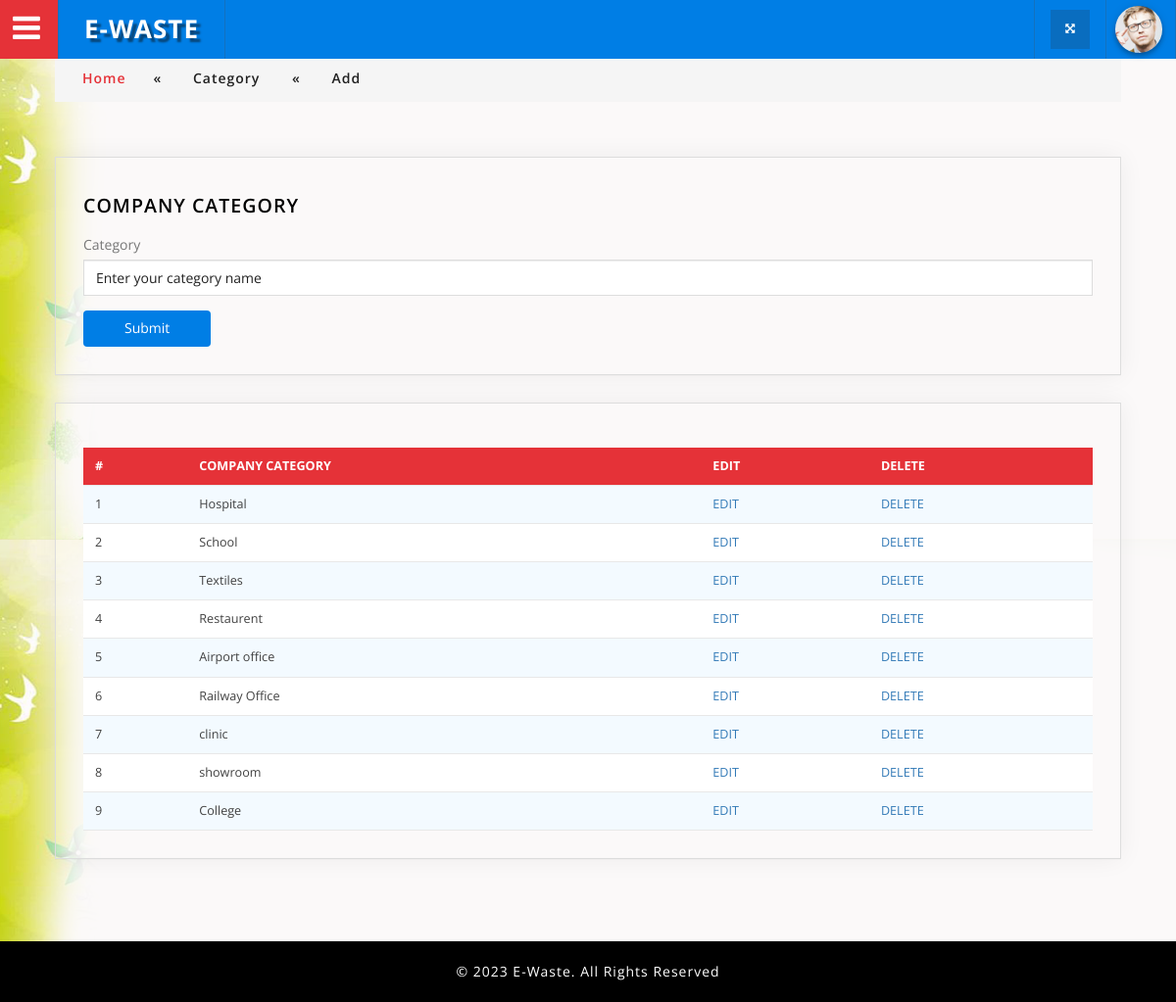
/admin/company_category.php (signed in), run on the app's committed database.
### tables this page shows
CREATE TABLE IF NOT EXISTS `company_category` (
  `cmp_cat_id` int NOT NULL AUTO_INCREMENT,
  `cmp_cat_name` varchar(50) NOT NULL,
  PRIMARY KEY (`cmp_cat_id`)
);

### connectionclass.php (called while the page is built, shortened)
<?php
class Connectionclass
{
	public $db = null;
 public function open()
  {
    $dbname ="ewaste1";
  	 $this->db = mysqli_connect("localhost","root","","$dbname") or die('Error connecting to MySQL server.');
  }
  public function GetTable($qry)
 {
 	try
	{
		$result=mysqli_query($this->db,$qry);
		if($result)
		{
			$data = array();
			while ($row = mysqli_fetch_assoc($result))
			{
				$data[] = $row;
			}
			return $data;
		}
		else
			throw new Exception(mysqli_error($this->db));
	}
	catch(Exception $e)
	{
		return $e->getMessage();
	}
 }
}
?>

### admin/company_category.php (the view, shortened to what this page needs)
<?php
require_once('../connectionclass.php');
require_once('header.php');
$obj=new connectionclass();
$qry1="select * from company_category";
$result=$obj->GetTable($qry1);
?>
				<div class="inner_content" style="background-image: url(images/home1.png);">
						<div class="w3l_agileits_breadcrumbs">
							<div class="w3l_agileits_breadcrumbs_inner">
								<ul>
									<li><a href="index.php">Home</a><span>«</span></li>
									<li>Category <span>«</span></li>
									<li>Add</li>
								</ul>
							</div>
						</div>
					<div class="inner_content_w3_agile_info two_in">
													<div class="forms-main_agileits">
															<div class="graph-form agile_info_shadow">
															 <h3 class="w3_inner_tittle two">Company Category </h3>
																	<div class="form-body">
																		<form action="codes/company_category_exe.php" method="post" >
																			<div class="form-group">
																				<label for="exampleInputEmail1">Category</label>
																				<input type="text" pattern="^[A-Z][a-zA-Z ]*$" title="Characters only" class="form-control" id="exampleInputEmail1" placeholder="Enter your category name" name="cat_name" required> </div>
																				<button type="submit" class="btn btn-default" >Submit</button>
																			</form>
																	</div>
															</div>
																</div>
									<div class="agile-tables">
										<div class="w3l-table-info agile_info_shadow">
											<table id="table">
												<thead>
											  <tr>
											  	<th>#</th>
												<th>Company Category</th>
												<th>Edit</th>
												<th>Delete</th>
											  </tr>
											</thead>
											<?php
											if(count($result)>0)
{?>
											<tbody>
												<?php
												$i=0;
												foreach ($result as $r)
												{
													$i++;
													?>
											  <tr>
											  	<td><?php echo $i;?></td>
												<td><?php echo $r["cmp_cat_name"];?></td>
												<td><a href="editcompany.php?cmpcatid=<?php echo $r['cmp_cat_id'];?>"> EDIT </a></td>
												<td><a href="codes/company_category_delete_exe.php?cmp_cat_id=<?php echo $r['cmp_cat_id'];?>" onClick="return confirm('Are You Sure want to delete?');"> DELETE </a></td>
											  </tr>
											  <?php
											}}
											?>
											</tbody>
										  </table>
								</div>
						</div>
				    </div>
				</div>
<?php
require_once('footer.php');
?>

### admin/css/table-style.css (style rules this page uses)
table { background: white; border-collapse: collapse; margin: 1.25em 0 0; width: 100%; }
table tr, table th, table td { border: none; border-bottom: 1px solid #e8e8e8; font-size: .95em; }
table th, table td { padding: 10px 12px; text-align: left; }
table th { background: #e53238; color: #fff; text-transform: uppercase; }
table tr td { background: #f3faff; color: #424242; }
table tr:nth-of-type(2n+2) td { background: #ffffff; }
table { width: 100%; }

### admin/css/component.css (style rules this page uses)
*, *:after, *::before { -webkit-box-sizing: border-box; -moz-box-sizing: border-box; box-sizing: border-box; }

### admin/css/style.css (style rules this page uses)
body { margin:0; padding:0; background:#fff; font-family: 'Open Sans', sans-serif; }
h1,h2,h3,h4,h5,h6 { margin:0; font-family: 'Open Sans', sans-serif; }
ul { margin:0; padding:0; }
p,ul,ol { font-size:14px; }
input[type="submit"],a,.nbs-flexisel-nav-left,.nbs-flexisel-nav-right { transition:.5s ease-in; -webkit-transition:.5s ease-in; -moz-transition:.5s ease-in; -o-transition:.5s ease-in; -ms-transition:.5s ease-in; }
.inner_content { padding: 4em 4em; min-height: 600px; }
.agile_info_shadow { padding: 1em; box-shadow: 0 0px 24px 0 rgba(0, 0, 0, 0.06), 0 1px 0px 0 rgba(0, 0, 0, 0.02); -webkit-box-shadow: 0 0px 24px 0 rgba(0, 0, 0, 0.06), 0 1px 0px 0 rgba(0, 0, 0, 0.02); -moz-box-shadow: 0 0px 24px 0 rgba(0, 0, 0, 0.06), 0 1px 0px 0 rgba(0, 0, 0, 0.02); -o-box-shadow:0 0px 24px 0 rgba(0, 0, 0, 0.06), 0 1px 0px 0 rgba(0, 0, 0, 0.02); border: 1px solid #ddd; }
h3.w3_inner_tittle.two { color: #000; font-weight: 600; }
h3.w3_inner_tittle { text-transform: uppercase; color: #fff; margin: 0.5em 0 1em 0; font-weight: 800; font-size: 1.4em; letter-spacing:1px; }
.inner_content_w3_agile_info { margin-top:4.5em; }
.inner_content_w3_agile_info.two_in { margin-top: 4em; }
.w3l_agileits_breadcrumbs { padding:1em 0; background:#f5f5f5; }
.w3l_agileits_breadcrumbs ul li { display:inline-block; color:#212121; font-weight:600; font-family: 'Open Sans', sans-serif; letter-spacing:1px; }
.w3l_agileits_breadcrumbs ul li a { color: #e53238; text-decoration:none; font-family: 'Open Sans', sans-serif; }
.w3l_agileits_breadcrumbs ul li span { padding:0 2em; }
.w3l_agileits_breadcrumbs_inner { padding: 0 2em; }
.sub_agile_btn.agile_info_shadow,.agile-validation.agile_info_shadow ,.w3l-table-info.agile_info_shadow,.page_w3ls_cal,.agile_info_icons_wthree { padding: 2em; }
.form-control { display: block; width: 100%; height: 37px; padding: 14px 12px; font-size: 14px; line-height: 1.42857143; color: #777; background-color: #fff; background-image: none; border: 1px solid #ddd; border-radius: 0; -webkit-box-shadow: inset 0 1px 1px rgba(0,0,0,.075); box-shadow: inset 0 1px 1px rgba(0,0,0,.075); -webkit-transition: border-color ease-in-out .15s,-webkit-box-shadow ease-in-out .15s; -o-transition: border-color ease-in-out .15s,box-shadow ease-in-out .15s; transition: border-color ease-in-out .15s,box-shadow ease-in-out .15s; }
label { display: inline-block; max-width: 100%; margin-bottom: 5px; font-weight: 400; font-size: 1em; color: #777; }
button.btn.btn-default { background: #00C6D7; color: #fff; font-size: 1em; outline:none; border:none; }
button, input, select, textarea { font-family: inherit; font-size: inherit; line-height: inherit; }
.graph-form { margin-bottom: 2em; padding: 2em; }
.form-body button.btn.btn-default { background: #007ee5; color: #fff; font-size: 1em; outline: none; border: none; padding: 0.6em 3em; }
.w3l-table-info.agile_info_shadow { margin-bottom: 2em; }

### data on the page
company_category: cmp_cat_name "Hospital"
company_category: cmp_cat_name "School"
company_category: cmp_cat_name "Textiles"
company_category: cmp_cat_name "Restaurent"
company_category: cmp_cat_name "Airport office"
company_category: cmp_cat_name "Railway Office"
company_category: cmp_cat_name "clinic"
company_category: cmp_cat_name "showroom"
company_category: cmp_cat_name "College"
